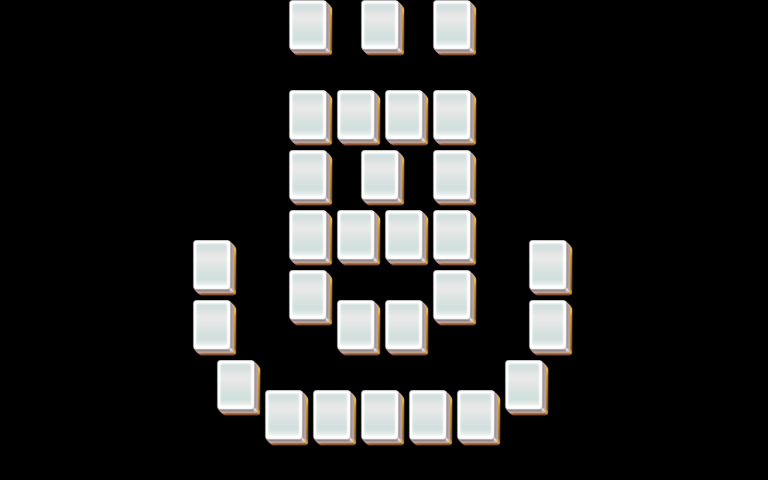

Below is a game level as drawn by its tile map, then a one-line description and the .tmx that defines it (tile-layer data replaced by summaries):
An orthogonal 32x16 tile map with 24x30 px tiles, 5 tile layers (layer1, layer2, layer3, layer4, ...).

<map version="1.0" orientation="orthogonal" width="32" height="16" tilewidth="24" tileheight="30">
 <properties>
  <property name="species" value="25" />
 </properties>
 <tileset firstgid="1" name="mahjong" tilewidth="48" tileheight="60">
  <image source="mahjong.png" />
 </tileset>
 <layer name="layer1" width="32" height="16">
  <data>[512 cells, 29 non-empty, 1 distinct tile ids]</data>
 </layer>
 <layer name="layer2" width="32" height="16">
  <data>[512 cells, 29 non-empty, 1 distinct tile ids]</data>
 </layer>
 <layer name="layer3" width="32" height="16">
  <data>[512 cells, 26 non-empty, 1 distinct tile ids]</data>
 </layer>
 <layer name="layer4" width="32" height="16">
  <data>[512 cells, 0 non-empty, 0 distinct tile ids]</data>
 </layer>
 <layer name="layer5" width="32" height="16">
  <data>[512 cells, 0 non-empty, 0 distinct tile ids]</data>
 </layer>
</map>
